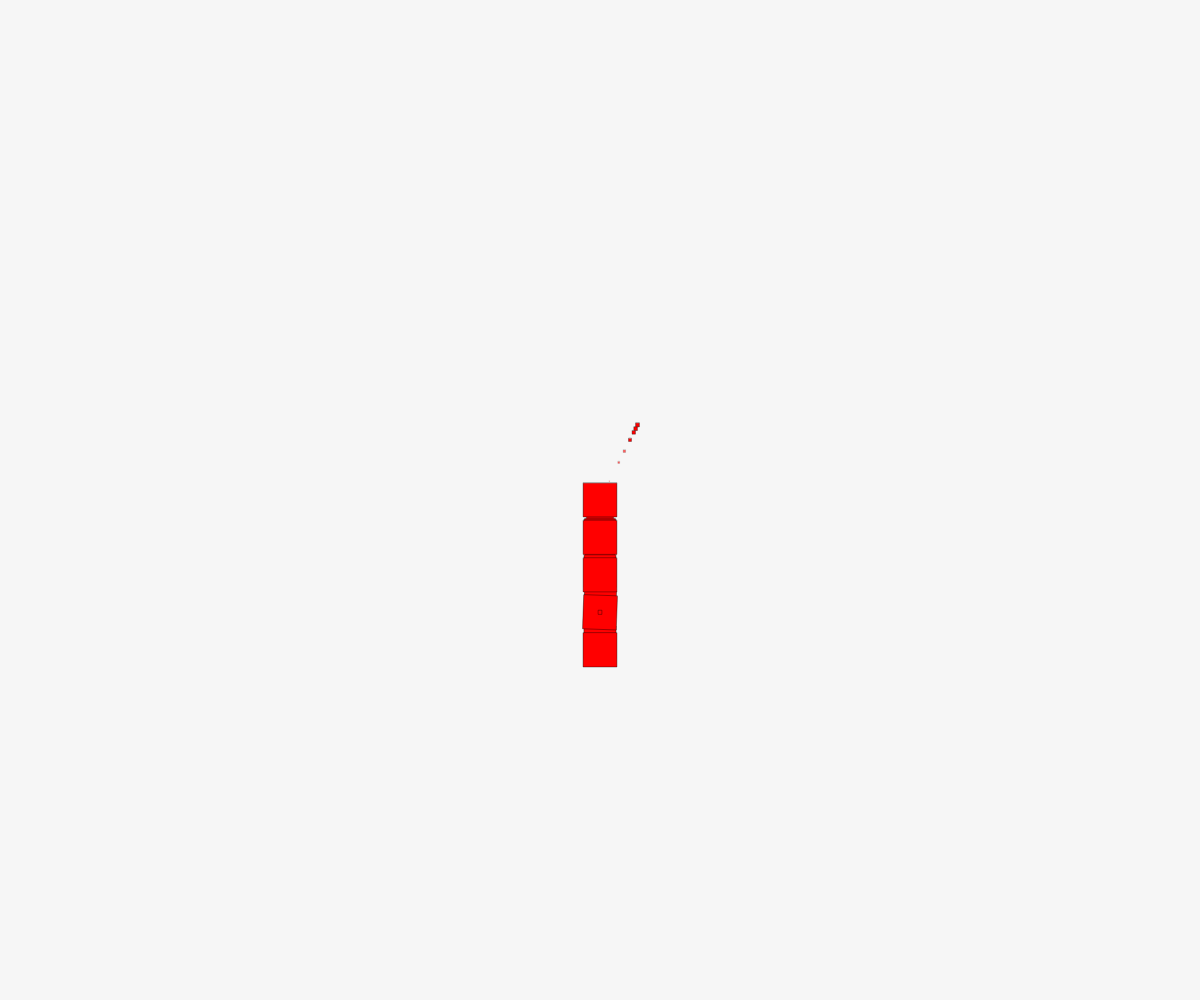
Frame 1 (no input)
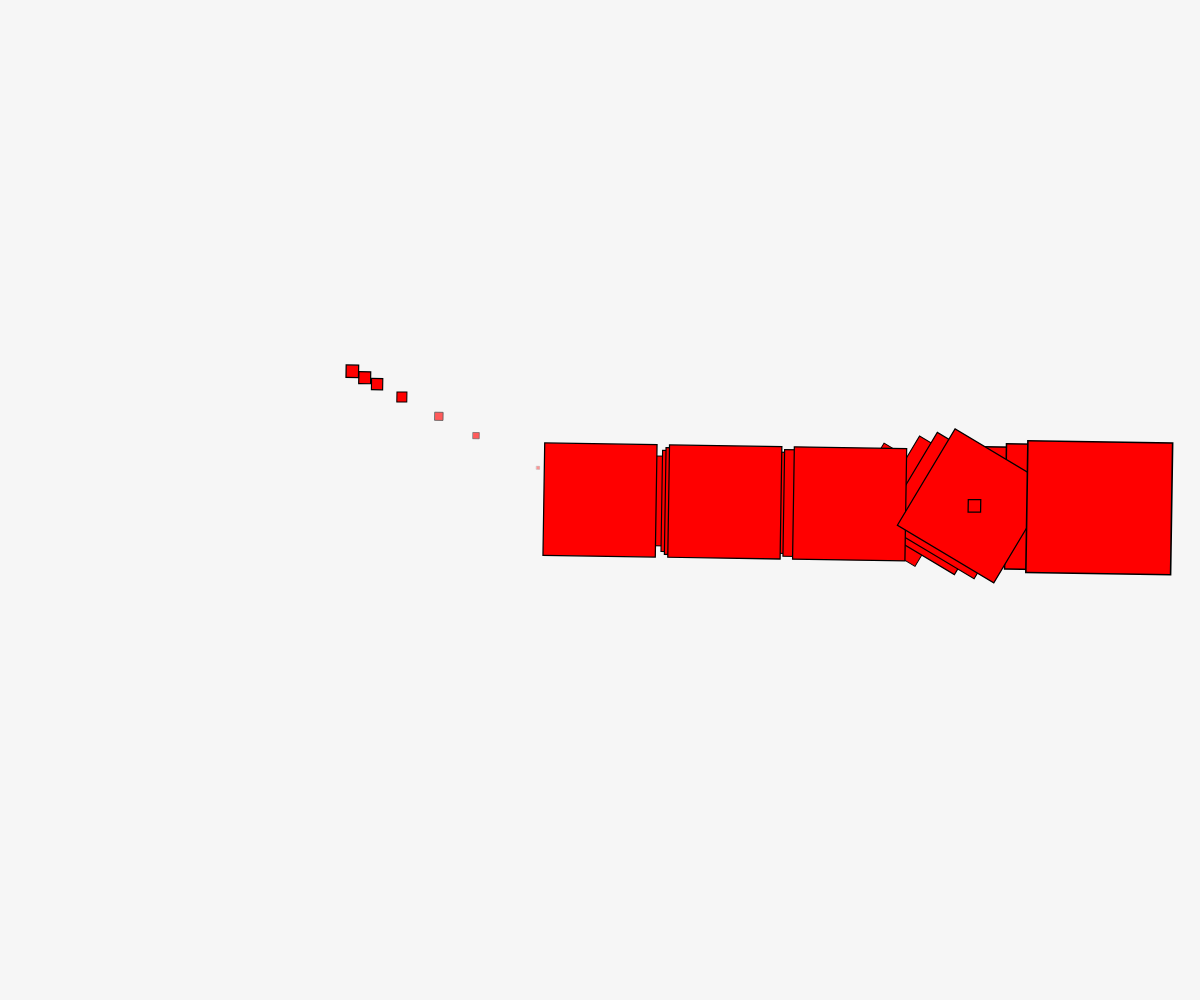
Frame 60 (no input)
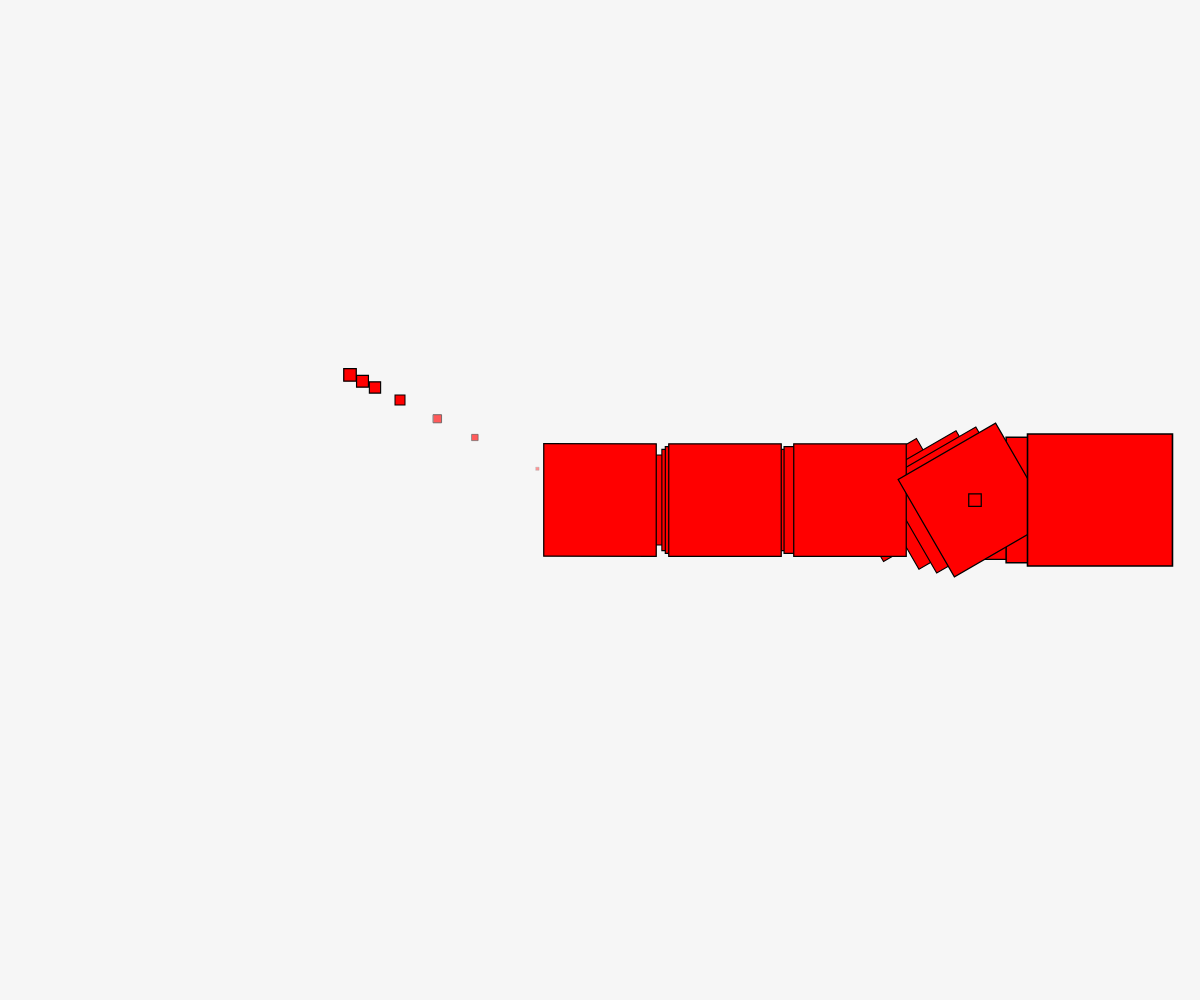
Frame 120 (the mouse pressed at the canvas centre since frame 60)

The p5.js sketch that drew these frames (run headless with seeded random() and noise() and a simulated clock; from frame 60 on, the mouse is pressed at the canvas centre):

// p5.js sketch
// ── sketch.js
canvasScale = 2;

class Cam{
  /**
 * @constructor
 * @param {number} focusScreenPositionX - The x position on the screen of the camera's focus.
 * @param {number} focusScreenPositionY - The y position on the screen of the camera's focus.
 * @param {number} x - X position of the camera.
 * @param {number} y - Y position of the camera.
 * @param {number} angle - The rotation of the camera in degrees.
 * @param {number} zoom - A multiplier applied to the scale of the canvas.
 * @param {number} targetX - Where the camera will attempt to move towards (X axis).
 * @param {number} targetY - Where the camera will attempt to move towards (Y axis).
 * @param {number} targetAngle - The angle the camera will attempt to rotate to
 * @param {number} targetZoom - The zoom scale the camera will attempt to zoom to
 * @param {number} smoothingX - How smoothly the camera will attempt to center on its focus.
 * @param {number} smoothingY - How smoothly the camera will attempt to center on its focus.
 * @param {number} angleSmoothing - How smoothly the camera will attempt to rotate to reach its targetAngle.
 * @param {number} zoomSmoothing - How smoothly the camera will attempt to zoom to reach its targetZoom.
 */
  constructor(focusScreenPositionX = 0, focusScreenPositionY = 0, x = 0, y = 0, targetX = 0, targetY = 0, targetAngle = 0, targetZoom = 1, angle = 0, zoom = 1, smoothingX = 10, smoothingY = 10, zoomSmoothing = 10, angleSmoothing = 10){
    this.focusScreenPositionX = focusScreenPositionX;
    this.focusScreenPositionY = focusScreenPositionY;
    this.x = x;
    this.y = y;
    this.angle = angle;
    this.zoom = zoom;
    this.targetX = targetX;
    this.targetY = targetY;
    this.targetAngle = targetAngle;
    this.targetZoom = targetZoom;
    this.smoothingX = smoothingX;
    this.smoothingY = smoothingY;
    this.angleSmoothing = angleSmoothing;
    this.zoomSmoothing = zoomSmoothing;
  }
  moveFocusScreenPosition(){
    this.focusScreenPositionX = windowWidth/2;
    this.focusScreenPositionY = windowHeight/2;
  }
  moveCameraTowardsFocus(){
    this.x += (this.targetX - this.x) / this.smoothingX;
    this.y += (this.targetY - this.y) / this.smoothingY;
    this.zoom += (this.targetZoom - this.zoom) / this.zoomSmoothing;
    this.angle += (this.targetAngle - this.angle) / this.angleSmoothing;
  }
}


function setup() {
  fogColor = color('rgba(255, 255, 255, 0)');
  angleMode(DEGREES);
  createCanvas(windowWidth, windowHeight);
  cam = new Cam(focusScreenPositionX = windowWidth/2, focusScreenPositionY = windowHeight/2, x = 200, y = 100, targetX = 200, targetY = 100, targetAngle = 0, targetZoom = 1, angle = 500, zoom = 0.3, smoothingX = 10, smoothingY = 10, zoomSmoothing = 10, angleSmoothing = 10)
  windowAspectRatio = windowWidth/windowHeight;
}

function draw() {
  canvasScale = (windowHeight) / 800 * cam.zoom;
  cam.moveCameraTowardsFocus();
  //cam.focusScreenPositionX = (sin(frameCount/28))/2 * 50 + windowWidth/2;
  //cam.focusScreenPositionY = (cos(frameCount/28))/2 * 50 + windowHeight/2;
  background(200);
  
  drawParallaxDistantbackground();
  drawFog();
  drawParallaxFarbackground();
  drawFog();
  drawParallaxBackground();
  drawFog();
  drawParallaxFarmidground();
  drawParallaxMidground();
  drawFog();
  drawParallaxClosemidground();
  drawParallaxFarSubforeground();
  drawParallaxSubforeground();
  drawParallaxForeground();

  drawUI();
}



function drawFog(){
  noStroke();
  fill(255,255,255,90);
  rectMode(CORNER);
  rect(0,0,windowWidth, windowHeight);
  rectMode(CENTER);
}

function doCameraTransformation(distance){
  push();
  translate(cam.focusScreenPositionX,cam.focusScreenPositionY);
  scale(canvasScale * distance);
  rotate(cam.angle);
  translate(-cam.x, -cam.y);
}

function drawParallaxForeground(){
  doCameraTransformation(1);
  drawRobert();
  pop();
}

function drawParallaxSubforeground(){
  doCameraTransformation(0.95);
  drawRobert();
  pop();
}

function drawParallaxFarSubforeground(){
  doCameraTransformation(0.9);
  drawRobert();
  pop();
}

function drawParallaxClosemidground(){
  doCameraTransformation(0.8);
  drawRobert();
  pop();
}

function drawParallaxMidground(){
  doCameraTransformation(0.65);
  drawRobert();
  pop();
}

function drawParallaxFarmidground(){
  doCameraTransformation(0.5);
  drawRobert();
  pop();
}

function drawParallaxBackground(){
  doCameraTransformation(0.25);
  drawRobert();
  pop();
}

function drawParallaxFarbackground(){
  doCameraTransformation(0.125);
  drawRobert();
  pop();
}

function drawParallaxDistantbackground(){
  doCameraTransformation(0.0625);
  drawRobert();
  pop();
}






function drawUI(){
  //drawDebugCameraElements();
}






function drawDebugCameraElements(){
  rectMode(CENTER);
  fill(255);
  stroke(0);
  strokeWeight(2);
  rect(cam.focusScreenPositionX, cam.focusScreenPositionY, 30, 30);
  rect(mouseX, mouseY, 30, 30);
  strokeWeight(1);
  line(0,0,windowWidth,windowHeight);
  line(windowWidth,0,0,windowHeight);
}

function drawRobert(){
  stroke(0);
  rectMode(CENTER);
  fill(255,0,0);
  rect(200,100,90,90);
  rect(300,100,90,90);
  rect(400,100,90,90);
  rotateElement(500,100,frameCount * 2);
  rect(500,100,90,90);
  pop();
  scaleElement(600,100,sin(frameCount)/3 + 1,sin(frameCount)/5 + 1);
  rect(600,100,90,90);
  pop();
  rect(0,0,10,10);
  rect(500,100,10,10);
}

function rotateElement(centerX, centerY, angle){
  push();
  translate(centerX,centerY);
  rotate(angle);
  translate(-centerX,-centerY);
}

function scaleElement(centerX, centerY, scaleFactorX, scaleFactorY){
  push();
  translate(centerX,centerY);
  scale(scaleFactorX,scaleFactorY);
  translate(-centerX,-centerY);
}


function windowResized() {
  resizeCanvas(windowWidth, windowHeight);
  windowAspectRatio = windowWidth/windowHeight;
  //set the current camera's focus to the center of the screen.
  cam.moveFocusScreenPosition();
}

function keyPressed() {
  switch (keyCode) {
    case LEFT_ARROW:
      cam.targetX -= 100;
      break;
      case RIGHT_ARROW:
        cam.targetX += 100;
      break;
      case UP_ARROW:
        cam.targetY -= 100;
      break;
      case DOWN_ARROW:
        cam.targetY += 100;
      break;
      case 81:
        cam.targetAngle -= 15;
      break;
      case 69:
        cam.targetAngle += 15;
      break;
      case 87:
        cam.targetZoom += 0.25;
      break;
      case 83:
        cam.targetZoom -= 0.25;
        break;
    default:
      break;
  }

  
}
